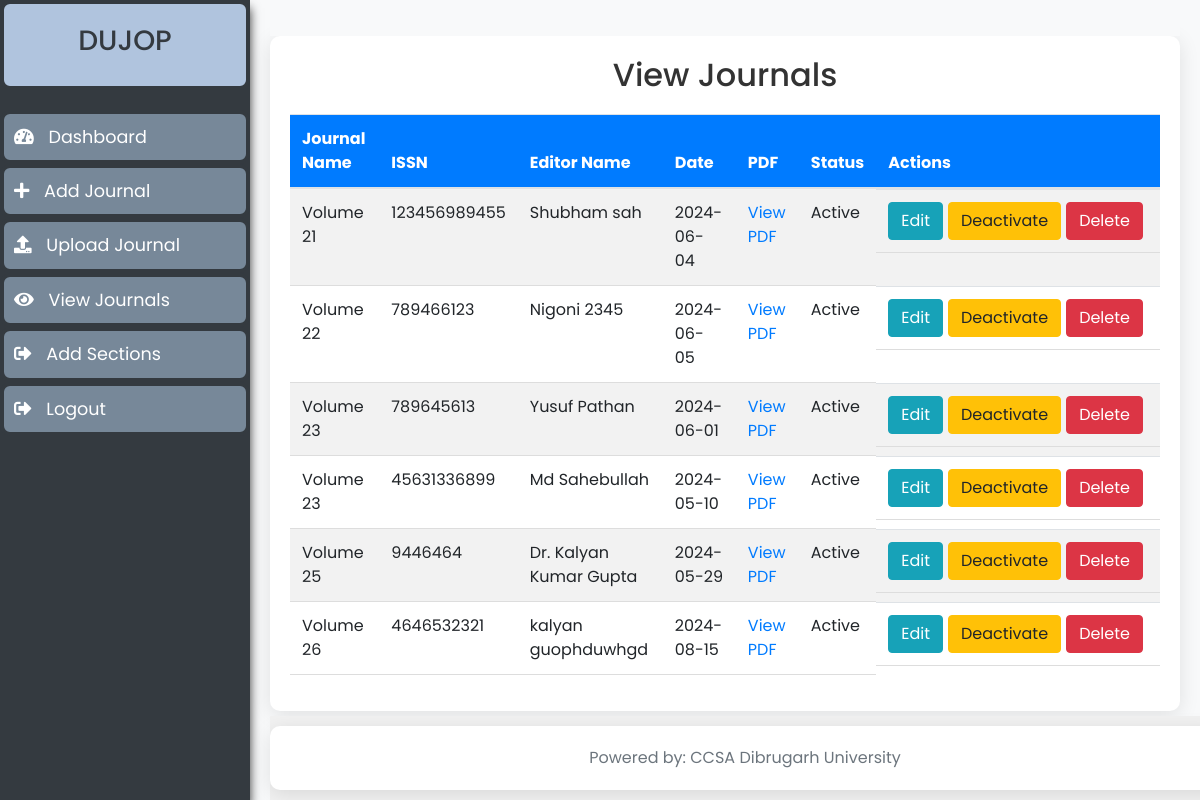
Screenshot of /admin/view_journals.php (signed in) with the database file from the repository.
### tables this page shows
CREATE TABLE `journals` (
  `id` int(11) NOT NULL,
  `journal_name` varchar(255) NOT NULL,
  `issn` varchar(50) NOT NULL,
  `editor_name` varchar(255) NOT NULL,
  `date` date NOT NULL,
  `status` enum('active','inactive') DEFAULT 'active',
  `pdf` varchar(255) DEFAULT NULL,
  `date_uploaded` timestamp NOT NULL DEFAULT current_timestamp()
);

### admin/view_journals.php (the view, shortened to what this page needs)
<?php include('includes/header.php'); ?>
<div class="container">
    <h2>View Journals</h2>
    <table class="table table-striped">
        <thead>
            <tr>
                <th>Journal Name</th>
                <th>ISSN</th>
                <th>Editor Name</th>
                <th>Date</th>
                <th>PDF</th>
                <th>Status</th>
                <th>Actions</th>
            </tr>
        </thead>
        <tbody>
            <?php
            include('includes/db_connect.php');
            $result = $conn->query("SELECT * FROM journals");
            if ($result->num_rows > 0) {
                while ($row = $result->fetch_assoc()) {
                    echo "<tr>
                            <td>" . htmlspecialchars($row['journal_name']) . "</td>
                            <td>" . htmlspecialchars($row['issn']) . "</td>
                            <td>" . htmlspecialchars($row['editor_name']) . "</td>
                            <td>" . htmlspecialchars($row['date']) . "</td>
                            <td>";
                    if ($row['pdf']) {
                        echo "<a href='uploads/" . htmlspecialchars($row['pdf']) . "' target='_blank'>View PDF</a>";
                    } else {
                        echo "No PDF";
                    }
                    echo "</td>
                            <td>" . ucfirst(htmlspecialchars($row['status'])) . "</td>
                            <td class='action-buttons'>
                                <a href='edit_journal.php?id=" . htmlspecialchars($row['id']) . "' class='btn btn-info'>Edit</a>
                                <a href='activate_deactivate_journal.php?id=" . htmlspecialchars($row['id']) . "&action=" . ($row['status'] == 'active' ? 'deactivate' : 'activate') . "' class='btn btn-warning'>" . ($row['status'] == 'active' ? 'Deactivate' : 'Activate') . "</a>
                                <button type='button' class='btn btn-danger' data-toggle='modal' data-target='#confirmDeleteModal' data-journal-id='" . htmlspecialchars($row['id']) . "'>Delete</button>
                            </td>
                          </tr>";
                }
            } else {
                echo "<tr><td colspan='7'>No journals available</td></tr>";
            }
            ?>
        </tbody>
    </table>
</div>
<?php include('includes/footer.php'); ?>

### admin/includes/header.php (shortened to what this page needs)
<!DOCTYPE html>
<html lang="en">
<head>
    <link rel="stylesheet" href="https://maxcdn.bootstrapcdn.com/bootstrap/4.5.2/css/bootstrap.min.css">
    <link rel="stylesheet" href="https://cdnjs.cloudflare.com/ajax/libs/font-awesome/5.15.3/css/all.min.css">
    <link rel="stylesheet" href="assets/css/style.css">
</head>
<body>
<div class="wrapper">
    <nav id="sidebar">
        <div class="sidebar-header">
            <h3>DUJOP</h3>
        </div>
        <ul class="list-unstyled components">
            <li>
                <a href="index.php"><i class="fas fa-tachometer-alt"></i> <span>Dashboard</span></a>
            </li>
            <li>
                <a href="add_journal.php"><i class="fas fa-plus"></i> <span>Add Journal</span></a>
            </li>
            <li>
                <a href="upload_journal.php"><i class="fas fa-upload"></i> <span>Upload Journal</span></a>
            </li>
            <li>
                <a href="view_journals.php"><i class="fas fa-eye"></i> <span>View Journals</span></a>
            </li>
            <li>
                <a href="add_section.php"><i class="fas fa-sign-out-alt"></i> <span>Add Sections</span></a>
            </li>
            <li>
                <a href="logout.php"><i class="fas fa-sign-out-alt"></i> <span>Logout</span></a>
            </li>
        </ul>
    </nav>
    <div id="content">
        <nav class="navbar navbar-expand-lg navbar-light bg-light">
        </nav>
        <div class="main-content">

### admin/includes/footer.php (shortened to what this page needs)
<footer class="footer">
    <div class="container">
        <span class="text-muted">Powered by: CCSA Dibrugarh University</span>
    </div>
</footer>
</body>
</html>

### admin/assets/css/style.css (style rules this page uses)
body { font-family: 'Arial', sans-serif; }
.wrapper { display: flex; width: 100%; }
#sidebar { width: 250px; height: 100vh; background: #7386D5; color: #fff; transition: all 0.3s; }
#sidebar .sidebar-header { padding: 20px; background: #6d7fcc; }
#sidebar ul.components { padding: 20px 0; }
#sidebar ul li a { padding: 10px; font-size: 1.1em; display: block; color: #fff; }
#content { width: calc(100% - 250px); padding: 20px; }
.footer { background: #f1f1f1; padding: 10px 0; position: fixed; width: calc(100% - 250px); bottom: 0; }

### admin/includes/header.php (style rules this page uses)
body { display: flex; flex-direction: column; height: 100vh; overflow: hidden; padding-top: 56px; }
.wrapper { display: flex; width: 100%; }
#sidebar { box-shadow: 0 8px 10px rgba(0, 0, 0, 0.8); background-color: #343a40; min-width: 250px; max-width: 250px; background: #343a40; color: #fff; transition: all 0.3s; overflow-y: auto; position: fixed; top: 0; bottom: 0; left: 0; z-index: 100; }
#sidebar .sidebar-header { padding: 20px; color: #343a40; background: lightsteelblue; text-align: center; border: 4px solid #343A40; border-radius: 10px; }
#sidebar ul.components { padding: 20px 0; }
#sidebar ul li a { padding: 10px; font-size: 1.1em; display: block; background-color: lightslategrey; border: 4px solid #343A40; border-radius: 10px; text-decoration: none; }
#sidebar ul li a i { margin-right: 10px; }
#content { width: calc(100% - 250px); padding: 20px; min-height: 100vh; transition: all 0.3s; margin-left: 250px; }
footer { background: #343a40; color: #fff; padding: 10px; text-align: center; width: 100%; margin-top: auto; }

### admin/view_journals.php (style rules this page uses)
body { font-family: 'Poppins', sans-serif; background-color: #f8f9fa; color: #333; margin: 0; padding: 0; overflow-y: scroll; }
.container { max-width: 100%; padding: 20px; background: white; border-radius: 10px; box-shadow: 0 4px 20px rgba(0, 0, 0, 0.1); overflow-y: auto; }
h2 { text-align: center; margin-bottom: 20px; animation: fadeIn 0.5s ease; }
.table { width: 100%; margin-top: 20px; border-collapse: collapse; }
.table th, .table td { padding: 12px; text-align: left; border-bottom: 1px solid #ddd; }
.table th { background-color: #007bff; color: white; }
.table-striped tbody tr:nth-of-type(odd) { background-color: #f2f2f2; }
.action-buttons { display: flex; justify-content: space-between; flex-wrap: nowrap; }
.btn { transition: background-color 0.3s, transform 0.2s; margin-right: 5px; }

### rows the page displays
journals: journal_name "Volume 21", issn "123456989455", editor_name "Shubham sah", date "2024-06-04", status "Active", shows "Deactivate"
journals: journal_name "Volume 22", issn "789466123", editor_name "Nigoni 2345", date "2024-06-05", status "Active", shows "Deactivate"
journals: journal_name "Volume 23", issn "789645613", editor_name "Yusuf Pathan", date "2024-06-01", status "Active", shows "Deactivate"
journals: journal_name "Volume 23", issn "45631336899", editor_name "Md Sahebullah", date "2024-05-10", status "Active", shows "Deactivate"
journals: journal_name "Volume 25", issn "9446464", editor_name "Dr. Kalyan Kumar Gupta", date "2024-05-29", status "Active", shows "Deactivate"
journals: journal_name "Volume 26", issn "4646532321", editor_name "kalyan guophduwhgd", date "2024-08-15", status "Active", shows "Deactivate"
